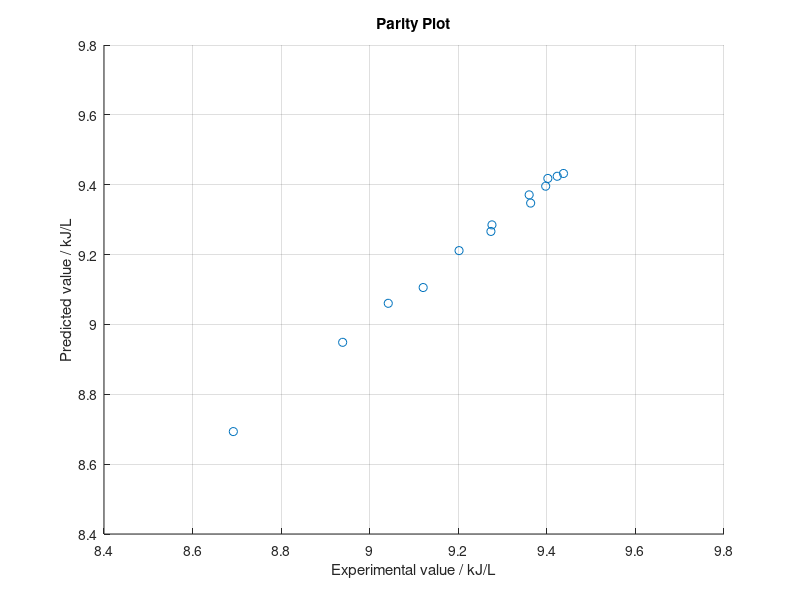

MATLAB code to generate this figure:
%Program for evaluating the ANN model
clc
clear all

%At high load level, at purge duration 100 ms
%(Experimental values)
ExperimentalValues = [8.69204
9.04187
9.27368
9.36003
9.40222
9.43755
9.42333
9.39739
9.36341
9.27603
9.2017
9.12072
8.93889];
% Predicted values (ANN)
PredictedValues = [8.693236187
9.060482208
9.266255444
9.370970567
9.417999257
9.432184123
9.424182281
9.395789659
9.347402478
9.285033971
9.211360164
9.105657363
8.948789433];
% Calculate evaluation metrics
MAE = mean(abs(ExperimentalValues - PredictedValues));
RMSE = sqrt(mean((ExperimentalValues - PredictedValues).^2));
SS_total = sum((ExperimentalValues - mean(ExperimentalValues)).^2);
SS_residual = sum((ExperimentalValues - PredictedValues).^2);
R_squared = 1 - SS_residual / SS_total;
% Calculate MAPE
MAPE = mean(abs((ExperimentalValues - PredictedValues) ./ ExperimentalValues)) 

%Parity plot
figure (1)
scatter(ExperimentalValues, PredictedValues);
xlabel('Experimental value / kJ/L');
ylabel('Predicted value / kJ/L');
title('Parity Plot');
grid on

% Print evaluation metrics
fprintf('MAE: %.4f\n', MAE);
fprintf('RMSE: %.4f\n', RMSE);
fprintf('R-squared: %.4f\n', R_squared);
